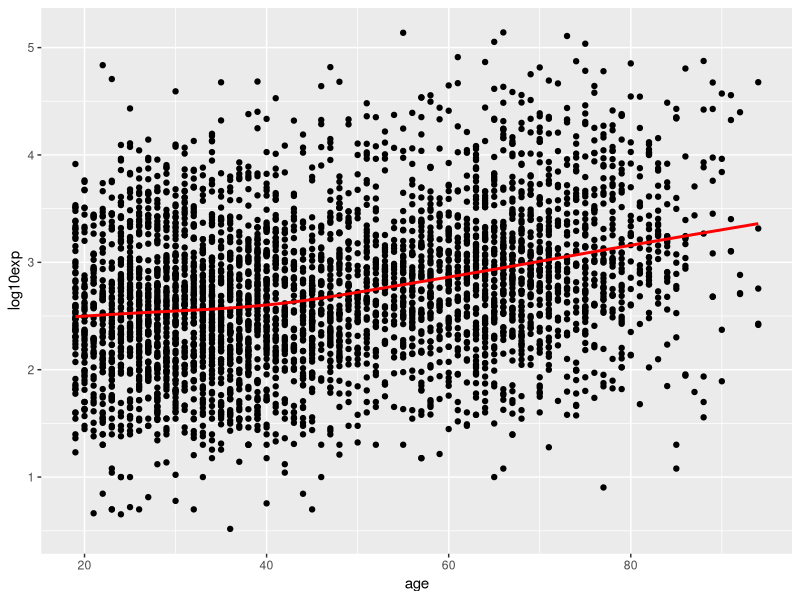
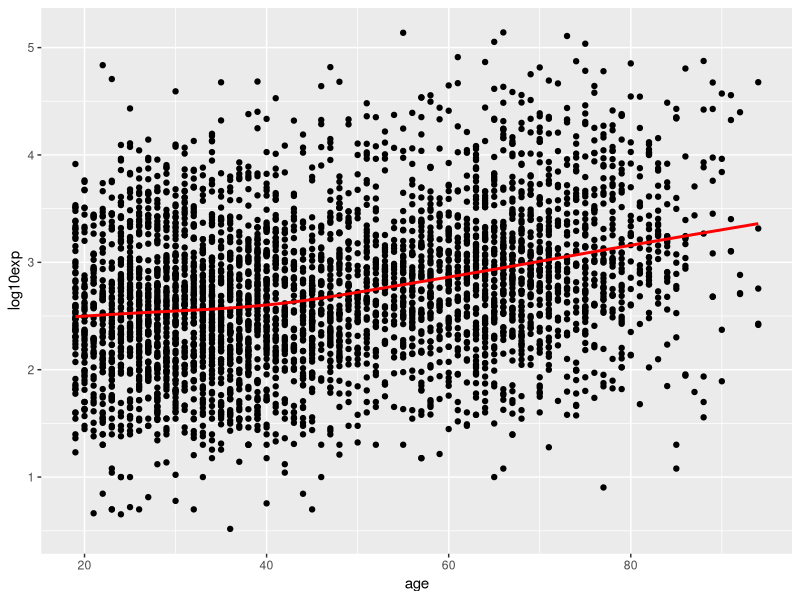
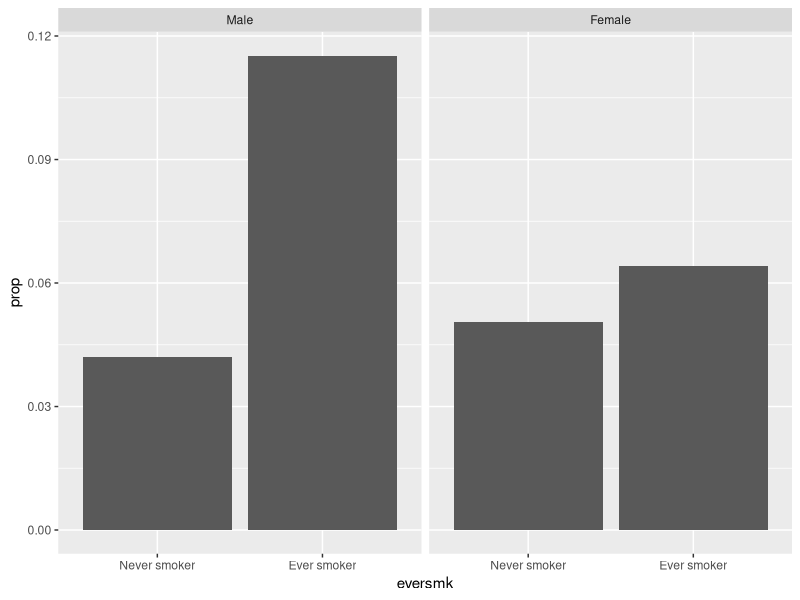

Generate these figures, in order, with R:
## ---- chunk 1
knitr::opts_chunk$set(echo = TRUE, message = FALSE, error = TRUE)
knitr::opts_knit$set(root.dir = "/cloud/project")
## ---- chunk 2
library(tidyverse)  # core group of tidyverse packages
library(kableExtra)  # to make nice tables
library(broom)  # for tidy model summaries
## ---- chunk 3
nmes_data <- read_csv("module_1/nmesUNPROC.csv")

nmes_data <- nmes_data %>%
  mutate(eversmk = factor(eversmk, levels = c("0", "1"), labels = c("Never smoker", "Ever smoker")),
         lc5 = factor(lc5, levels = c("0", "1"), labels = c("No LC", "LC")),
         chd5 = factor(chd5, levels = c("0", "1"), labels = c("No CHD", "CHD")),
         female = factor(female, levels= c("0", "1"), labels = c("Male", "Female")),
         current = factor(current, levels= c("0", "1"), labels = c("Not current smoker", "Current smoker")),
         former = factor(former, levels= c("0", "1"), labels = c("Not former smoker", "Former smoker")),
         beltuse = factor(beltuse, levels= c("1", "2", "3"), labels = c("Rare", "Some", "Almost always")),
         educate = factor(educate, levels= c("1", "2", "3", "4"), labels = c("College grad", "Some college", "HS grad", "Other")),
         marital = factor(marital, levels= c("1", "2", "3", "4", "5"), labels = c("Married", "Widowed", "Divorced", "Separated", "Never married")),
         poor = factor(poor, levels= c("0", "1"), labels = c("Not poor", "Poor"))
         )

nmes_data <- nmes_data %>%
  mutate(disease = factor(lc5 == "LC" | chd5 == "CHD", 
                          levels=c(FALSE,TRUE), 
                          labels=c("No MSCD", "MSCD")))
## ---- chunk 4
my_model <- glm(disease ~ eversmk + age + female, family=binomial(link="logit"), data=nmes_data)

my_model_results <- tidy(my_model, 
                         exponentiate = TRUE,
                         conf.int = TRUE)

my_model_results$term <- c("Intercept", "Ever smoker", "Age (years)", "Female")

my_model_results
## ---- chunk 5
my_model_results %>%
  filter(term != "Intercept") %>% # remove the row with the intercept
  mutate(conf.int = paste0("(", round(conf.low, 2), ", ", round(conf.high, 2), ")")) %>% # combine the CI terms together into nice format 
  select(Variable = term, `Odds Ratio` = estimate, `p-value` = p.value, `95% Confidence Interval` = conf.int) %>% # select only the columns we want, rearrange columns, and change names
  kable(format = "pipe",
        digits = 3,
        align = c("l", "r", "r", "r"))
## ---- chunk 6
my_model_results %>% filter(term == "Ever smoker") %>% select(estimate) %>% pull()
## ---- chunk 7
format(3452345, digits = 2, big.mark = ",")
format(0.12358124331, digits = 2, big.mark = ",")
format(9e-2, digits = 3, scientific = FALSE)
## ---- chunk 8
figcap.nmes = paste0("Figure 1: Scatter plot of log10 medical expenditures vs age for n=", nrow(nmes_data), " observations")
## ---- chunk 9
nmes_data %>%
  mutate(log10exp = log10(totalexp)) %>%
  ggplot(mapping = aes(x = age, y = log10exp)) + 
  geom_point() + 
  geom_smooth(se = FALSE, color = "red")
## ---- chunk 10
figcap.nmes = paste0("Figure 1: Scatter plot of log10 medical expenditures vs age for n=", nrow(nmes_data), " observations")
## ---- chunk 11
nmes_data %>%
  mutate(log10exp = log10(totalexp)) %>%
  ggplot(mapping = aes(x = age, y = log10exp)) + 
  geom_point() + 
  geom_smooth(se = FALSE, color = "red")
## ---- chunk 12
# fit propensity score model: trt ~ confounders
prop_model <- glm(eversmk ~ age + female, family = binomial(link="logit"), data=nmes_data, na.action = na.exclude)

# calculate propensity scores:
nmes_data <- nmes_data %>%
  mutate(ps = predict(prop_model, type = "response"))

# calculate propensity score quintiles:
ps_quintiles <- quantile(nmes_data$ps, probs=c(0, 0.2, 0.4, 0.6, 0.8, 1), na.rm=TRUE)

nmes_data <- nmes_data %>%
  mutate(ps_strata = cut(ps, breaks=ps_quintiles, include.lowest=TRUE))

# model log odds of disease from smoking and ps quintiles
model_ps_strata <- glm(disease ~ eversmk + ps_strata, family = binomial(link="logit"), data=nmes_data)
summary(model_ps_strata)

# transform log OR to OR
exp(coef(model_ps_strata))
## ---- chunk 13
my_table <- nmes_data %>%
  count(female, eversmk, disease) %>%
  group_by(female, eversmk) %>%
  mutate(prop = n/sum(n)) %>%
  filter(disease == "MSCD")

my_table %>%
  ggplot() +
  geom_bar(aes(x = eversmk, y = prop), stat = "identity") + 
  facet_wrap(~ female)
